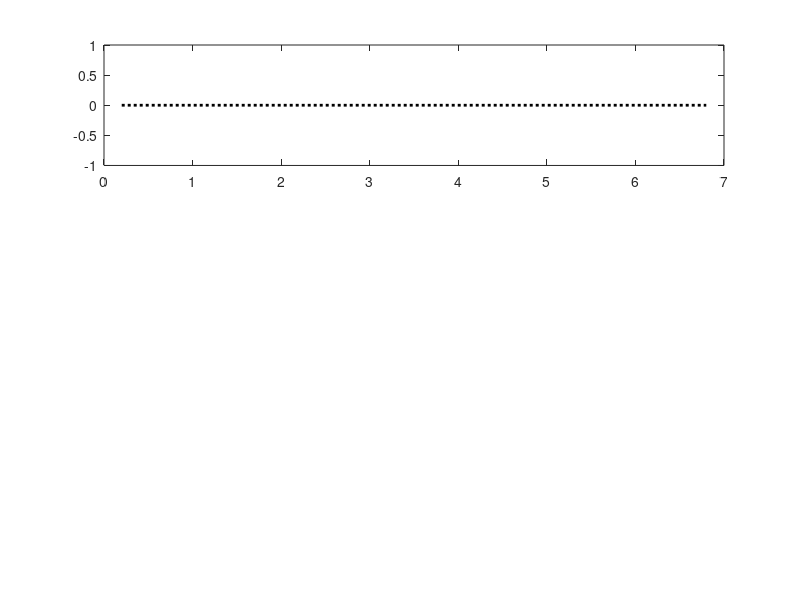

This figure's MATLAB source: (Note: this script raises an error after producing the figure.)
% Figure_HonestDID.m
%
% Purpose: plot the Honest DID results
%
% M = 0, 0.1, 0.2, 0.3, 0.4, 0.5
%
% Input: see the regression results generated by STATA
%

clear
close all 
clc

%%%%%%%%%%%%%%%%%%%%%%%%%%%%%%%%%%%%%%%%%%%%%%%%%%%%%%%%%%%%%%%%%%%%%%%%%%%
% 1. PREPARE
%%%%%%%%%%%%%%%%%%%%%%%%%%%%%%%%%%%%%%%%%%%%%%%%%%%%%%%%%%%%%%%%%%%%%%%%%%%

% 95% bounds
LB_oper = [-2.937 -2.958 -3.016 -3.1 -3.186 -3.272]';
UB_oper = [-0.438 -0.341 -0.256 -0.119 -0.007 0.159]';
LB_fish = [-2.937 -2.958 -3.016 -3.100 -3.186 -3.272]';
UB_fish = [-0.438 -0.341 -0.256 -0.119 -0.007 0.159]';
LB_sail = [0.387 0.314 0.202 0.115 -0.025 -0.167]';
UB_sail = [2.959 2.980 3.012 3.045 3.104 3.164]';

% aux point estimates (we don't plot this)
points_oper = (UB_oper-LB_oper)/2;
points_fish = (LB_fish-UB_fish)/2;
points_sail = (UB_sail-LB_sail)/2;

% adjust the 95% bounds
LB_oper = abs(LB_oper-points_oper);
UB_oper = abs(points_oper-UB_oper);
LB_fish = abs(LB_fish-points_fish);
UB_fish = abs(points_fish-UB_fish);
LB_sail = abs(LB_sail-points_sail);
UB_sail = abs(points_sail-UB_sail);

%%%%%%%%%%%%%%%%%%%%%%%%%%%%%%%%%%%%%%%%%%%%%%%%%%%%%%%%%%%%%%%%%%%%%%%%%%%
% 2. PLOT
%%%%%%%%%%%%%%%%%%%%%%%%%%%%%%%%%%%%%%%%%%%%%%%%%%%%%%%%%%%%%%%%%%%%%%%%%%%

% aux line
auxX = [0.2 6.8];
auxY = [0 0];

auxX_fish = [1 2 3 4 5 6];
auxX_sail = [1 2 3 4 5 6];
auxX_oper = [1 2 3 4 5 6];

figure
subplot(3,1,1)
plot(auxX,auxY,...
    'LineStyle',':',...
    'Color','k',...
    'LineWidth',2);
hold 
errorbar(auxX_oper(1),points_oper(1),LB_oper(1),UB_oper(1),...
    'LineStyle','none',...
    'Color',[0,0.45,0.74],...
    'LineWidth',2,...
    'Marker','none')
errorbar(auxX_oper(2:6),points_oper(2:6),LB_oper(2:6),UB_oper(2:6),...
    'LineStyle','none',...
    'Color',[0.85,0.33,0.1],...
    'LineWidth',2,...
    'Marker','none')
title('(a) Operation hours',...
    'Fontname', 'times new roman','FontSize',16.,...
    'Interpreter', 'latex')
ylabel('Robust confidence sets',...
    'Fontname', 'times new roman','FontSize',16,...
    'Interpreter', 'latex')
xlim([0.2,6.8])
ylim([-3.8,3.8])
set(gca,'XTick',[1,2,3,4,5,6],...
        'YTick',[-3,-2,-1,0,1,2,3],...
        'XTickLabel',{'0';'0.1';'0.2';'0.3';'0.4';'0.5'},...
        'YTickLabel',{'-3.0';'-2.0';'-1.0';'0';'1.0';'2.0';'3.0'},...
        'Fontname', 'times new roman','FontSize',12,...
        'box','off')

subplot(3,1,2)
plot(auxX,auxY,...
    'LineStyle',':',...
    'Color','k',...
    'LineWidth',2);
hold 
errorbar(auxX_fish(1),points_fish(1),LB_fish(1),UB_fish(1),...
    'LineStyle','none',...
    'Color',[0,0.45,0.74],...
    'LineWidth',2,...
    'Marker','none')
errorbar(auxX_fish(2:6),points_fish(2:6),LB_fish(2:6),UB_fish(2:6),...
    'LineStyle','none',...
    'Color',[0.85,0.33,0.1],...
    'LineWidth',2,...
    'Marker','none')
title('(b) Fishing hours',...
    'Fontname', 'times new roman','FontSize',16.,...
    'Interpreter', 'latex')
ylabel('Robust confidence sets',...
    'Fontname', 'times new roman','FontSize',16,...
    'Interpreter', 'latex')
xlim([0.2,6.8])
ylim([-3.8,3.8])
set(gca,'XTick',[1,2,3,4,5,6],...
        'YTick',[-3,-2,-1,0,1,2,3],...
        'XTickLabel',{'0';'0.1';'0.2';'0.3';'0.4';'0.5'},...
        'YTickLabel',{'-3.0';'-2.0';'-1.0';'0';'1.0';'2.0';'3.0'},...
        'Fontname', 'times new roman','FontSize',12,...
        'box','off')

subplot(3,1,3)
plot(auxX,auxY,...
    'LineStyle',':',...
    'Color','k',...
    'LineWidth',2);
hold 
errorbar(auxX_sail(1),points_sail(1),LB_sail(1),UB_sail(1),...
    'LineStyle','none',...
    'Color',[0,0.45,0.74],...
    'LineWidth',2,...
    'Marker','none')
errorbar(auxX_sail(2:6),points_sail(2:6),LB_sail(2:6),UB_sail(2:6),...
    'LineStyle','none',...
    'Color',[0.85,0.33,0.1],...
    'LineWidth',2,...
    'Marker','none')
title('(c) Non-fishing hours',...
    'Fontname', 'times new roman','FontSize',16.,...
    'Interpreter', 'latex')
ylabel('Robust confidence sets',...
    'Fontname', 'times new roman','FontSize',16,...
    'Interpreter', 'latex')
xlabel('$\bar{\rm{M}}$',...
    'Fontname', 'times new roman','FontSize',16.,...
    'Interpreter', 'latex')
xlim([0.2,6.8])
ylim([-3.8,3.8])
set(gca,'XTick',[1,2,3,4,5,6],...
        'YTick',[-3,-2,-1,0,1,2,3],...
        'XTickLabel',{'0';'0.1';'0.2';'0.3';'0.4';'0.5'},...
        'YTickLabel',{'-3.0';'-2.0';'-1.0';'0';'1.0';'2.0';'3.0'},...
        'Fontname', 'times new roman','FontSize',12,...
        'box','off')
